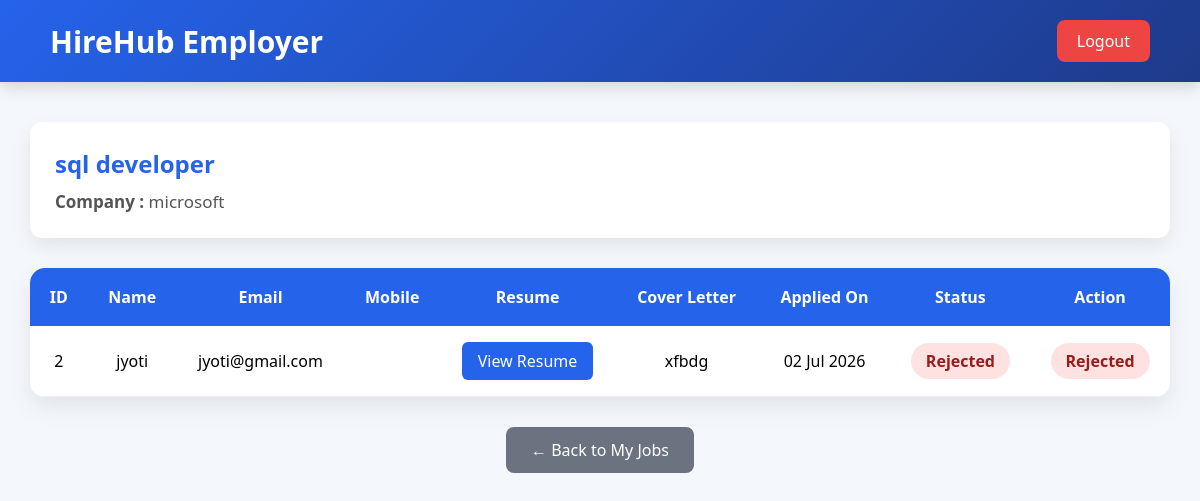
The app's page /employer/view_applicants/4/ (signed in) with its own data.
### employer/models.py (models this page shows, shortened)
class Job(models.Model):
    employer = models.ForeignKey(
        Employerreg,
        on_delete=models.CASCADE
    )
    job_title = models.CharField(max_length=100)
    company_name = models.CharField(max_length=100)
    location = models.CharField(max_length=100)
    salary = models.CharField(max_length=50)
    experience = models.CharField(max_length=50)
    job_type = models.CharField(max_length=50)
    vacancies = models.IntegerField()
    skills = models.TextField()
    description = models.TextField()
    posted_on = models.DateTimeField(auto_now_add=True)

class applied_jobs(models.Model):
    job = models.ForeignKey(
        Job,
        on_delete=models.CASCADE
    )
    jobseeker = models.ForeignKey(
        'jobseeker.Jobseekerreg',
        on_delete=models.CASCADE
    )
    resume=models.FileField(upload_to='resumes/',
        null=True,
        blank=True
    )
    cover_letter = models.TextField(blank=True)
    applied_on = models.DateTimeField(auto_now_add=True)
    status = models.CharField(max_length=20, default='Pending')

### jobseeker/models.py (models this page shows, shortened)
class Jobseekerreg(models.Model):
    name=models.CharField(max_length=100)
    email=models.EmailField(max_length=100)
    mobile=models.CharField(max_length=10)
    password=models.CharField(max_length=100)
    regdate=models.DateField(auto_now_add=True)

### employer/views.py (the view)
# urls.py: path('view_applicants/<int:job_id>/', views.view_applicants, name='view_applicants'),
def view_applicants(request, job_id):
    if "employer_id" not in request.session:
        return redirect("employer_login")
    employer = Employerreg.objects.get(id=request.session["employer_id"])
    job = Job.objects.get(id=job_id, employer=employer)
    applicants = applied_jobs.objects.filter(job=job)
    return render(request, "employer/view_applicants.html", {"employer": employer, "job": job, "applicants": applicants})

### employer/templates/employer/view_applicants.html (shortened to what this page needs)
<!DOCTYPE html>
<html lang="en">
<head>
</head>
<body>
<div class="header">
<h2>HireHub Employer</h2>
<a href="#" class="logout">
Logout
</a>
</div>
<div class="container">
<div class="title">
<h2>{{ job.job_title }}</h2>
<p>
<strong>Company :</strong>
{{ job.company_name }}
</p>
</div>
<div class="table-box">
<table>
<tr>
<th>ID</th>
<th>Name</th>
<th>Email</th>
<th>Mobile</th>
<th>Resume</th>
<th>Cover Letter</th>
<th>Applied On</th>
<th>Status</th>
<th>Action</th>
</tr>
{% for app in applicants %}
<tr>
<td>{{ app.id }}</td>
<td>{{ app.jobseeker.name }}</td>
<td>{{ app.jobseeker.email }}</td>
<td>{{ app.jobseeker.mobile_number }}</td>
<td>
{% if app.resume %}
<a href="{{ app.resume.url }}" class="resume" target="_blank">
View Resume
</a>
{% else %}
No Resume
{% endif %}
</td>
<td>
{{ app.cover_letter|truncatewords:10 }}
</td>
<td>
{{ app.applied_on|date:"d M Y" }}
</td>
<td>
{% if app.status == "Pending" %}
<span class="pending">
Pending
</span>
{% elif app.status == "Accepted" %}
<span class="accepted">
Accepted
</span>
{% else %}
<span class="rejected">
Rejected
</span>
{% endif %}
</td>
<td>
{% if app.status == "Pending" %}
<a href="{% url 'accept_application' app.id %}" class="accept">
Accept
</a>
<a href="{% url 'reject_application' app.id %}" class="reject">
Reject
</a>
{% elif app.status == "Accepted" %}
<span class="accepted">
Accepted
</span>
{% else %}
<span class="rejected">
Rejected
</span>
{% endif %}
</td>
</tr>
{% empty %}
<tr>
<td colspan="9" class="empty">
No Applicants Yet
</td>
</tr>
{% endfor %}
</table>
</div>
<div class="bottom">
<a href="{% url 'my_jobs' %}" class="back">
← Back to My Jobs
</a>
</div>
</div>
</body>
</html>

### employer/templates/employer/view_applicants.html (style rules this page uses)
* { margin:0; padding:0; box-sizing:border-box; font-family:'Segoe UI',sans-serif; }
body { background:#f4f7fc; }
.header { background:linear-gradient(135deg,#2563eb,#1e3a8a); padding:20px 50px; display:flex; justify-content:space-between; align-items:center; color:white; box-shadow:0 5px 15px rgba(0,0,0,.15); }
.header h2 { font-size:30px; }
.logout { text-decoration:none; background:#ef4444; color:white; padding:10px 20px; border-radius:8px; transition:.3s; }
.container { width:95%; max-width:1400px; margin:40px auto; }
.title { background:white; padding:25px; border-radius:12px; margin-bottom:30px; box-shadow:0 8px 20px rgba(0,0,0,.08); }
.title h2 { color:#2563eb; margin-bottom:10px; }
.title p { font-size:17px; color:#555; }
.table-box { background:white; border-radius:15px; overflow:hidden; box-shadow:0 10px 25px rgba(0,0,0,.08); }
table { width:100%; border-collapse:collapse; }
th { background:#2563eb; color:white; padding:18px; }
td { padding:16px; text-align:center; border-bottom:1px solid #eee; }
.resume { display:inline-block; padding:8px 16px; background:#2563eb; color:white; text-decoration:none; border-radius:6px; transition:.3s; }
.rejected { background:#fee2e2; color:#991b1b; padding:7px 15px; border-radius:20px; font-weight:bold; }
.bottom { text-align:center; margin-top:30px; }
.back { display:inline-block; padding:12px 25px; background:#6b7280; color:white; text-decoration:none; border-radius:8px; }

### records on screen
Job: job_title "sql developer", company_name "microsoft"
applied_jobs: id "2", jobseeker.name "jyoti", jobseeker.email "jyoti@gmail.com", cover_letter "xfbdg", applied_on "02 Jul 2026", status "Rejected"
